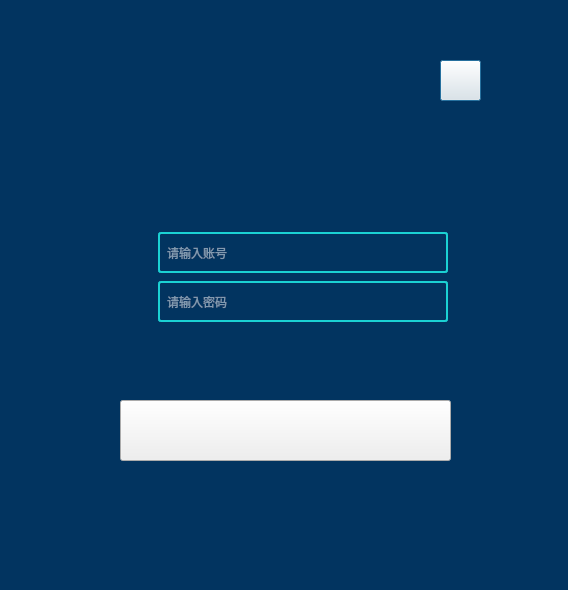
<?xml version="1.0" encoding="UTF-8"?>
<ui version="4.0">
 <class>jsj_logindlg</class>
 <widget class="QDialog" name="jsj_logindlg">
  <property name="geometry">
   <rect>
    <x>0</x>
    <y>0</y>
    <width>568</width>
    <height>590</height>
   </rect>
  </property>
  <property name="windowTitle">
   <string>Dialog</string>
  </property>
  <property name="styleSheet">
   <string notr="true">QDialog#jsj_logindlg{
	border-image: url(:/new/jsj/rc/登录界面/登录背景.png);
	background-color: rgb(2, 52, 96);

}
</string>
  </property>
  <widget class="QPushButton" name="pushButton_2">
   <property name="geometry">
    <rect>
     <x>440</x>
     <y>60</y>
     <width>41</width>
     <height>41</height>
    </rect>
   </property>
   <property name="cursor">
    <cursorShape>OpenHandCursor</cursorShape>
   </property>
   <property name="styleSheet">
    <string notr="true">border-image: url(:/new/jsj/rc/登录界面/叉号.png);</string>
   </property>
   <property name="text">
    <string/>
   </property>
  </widget>
  <widget class="QPushButton" name="pushButton">
   <property name="geometry">
    <rect>
     <x>120</x>
     <y>400</y>
     <width>331</width>
     <height>61</height>
    </rect>
   </property>
   <property name="cursor">
    <cursorShape>OpenHandCursor</cursorShape>
   </property>
   <property name="styleSheet">
    <string notr="true">border-image: url(:/new/jsj/rc/登录界面/登录按钮.png);</string>
   </property>
   <property name="text">
    <string/>
   </property>
   <property name="shortcut">
    <string>Return</string>
   </property>
  </widget>
  <widget class="QLabel" name="label">
   <property name="geometry">
    <rect>
     <x>121</x>
     <y>237</y>
     <width>31</width>
     <height>21</height>
    </rect>
   </property>
   <property name="minimumSize">
    <size>
     <width>31</width>
     <height>21</height>
    </size>
   </property>
   <property name="maximumSize">
    <size>
     <width>31</width>
     <height>21</height>
    </size>
   </property>
   <property name="styleSheet">
    <string notr="true">border-image: url(:/new/jsj/rc/登录界面/用户名.png);</string>
   </property>
   <property name="text">
    <string/>
   </property>
  </widget>
  <widget class="QLineEdit" name="lineEdit">
   <property name="geometry">
    <rect>
     <x>158</x>
     <y>232</y>
     <width>290</width>
     <height>41</height>
    </rect>
   </property>
   <property name="minimumSize">
    <size>
     <width>290</width>
     <height>41</height>
    </size>
   </property>
   <property name="maximumSize">
    <size>
     <width>290</width>
     <height>61</height>
    </size>
   </property>
   <property name="styleSheet">
    <string notr="true">border: 2px solid #1bd1d3; /* 边框宽度为1px，颜色为#A0A0A0 */
color: rgb(255, 255, 255);
	border-radius: 3px; /* 边框圆角 */
	padding-left: 5px; /* 文本距离左边界有5px */

font: 14pt &quot;黑体&quot;;
	background-color: rgb(2, 52, 96);
</string>
   </property>
   <property name="placeholderText">
    <string>请输入账号</string>
   </property>
  </widget>
  <widget class="QLineEdit" name="lineEdit_2">
   <property name="geometry">
    <rect>
     <x>158</x>
     <y>281</y>
     <width>290</width>
     <height>41</height>
    </rect>
   </property>
   <property name="minimumSize">
    <size>
     <width>290</width>
     <height>41</height>
    </size>
   </property>
   <property name="maximumSize">
    <size>
     <width>290</width>
     <height>31</height>
    </size>
   </property>
   <property name="styleSheet">
    <string notr="true">border: 2px solid #1bd1d3; /* 边框宽度为1px，颜色为#A0A0A0 */
color: rgb(255, 255, 255);
	border-radius: 3px; /* 边框圆角 */
	padding-left: 5px; /* 文本距离左边界有5px */

font: 14pt &quot;黑体&quot;;
	background-color: rgb(2, 52, 96);
</string>
   </property>
   <property name="echoMode">
    <enum>QLineEdit::Normal</enum>
   </property>
   <property name="placeholderText">
    <string>请输入密码</string>
   </property>
  </widget>
  <widget class="QLabel" name="label_2">
   <property name="geometry">
    <rect>
     <x>121</x>
     <y>286</y>
     <width>31</width>
     <height>21</height>
    </rect>
   </property>
   <property name="minimumSize">
    <size>
     <width>31</width>
     <height>21</height>
    </size>
   </property>
   <property name="maximumSize">
    <size>
     <width>31</width>
     <height>21</height>
    </size>
   </property>
   <property name="styleSheet">
    <string notr="true">border-image: url(:/new/jsj/rc/登录界面/密码.png);</string>
   </property>
   <property name="text">
    <string/>
   </property>
  </widget>
 </widget>
 <resources/>
 <connections/>
</ui>
